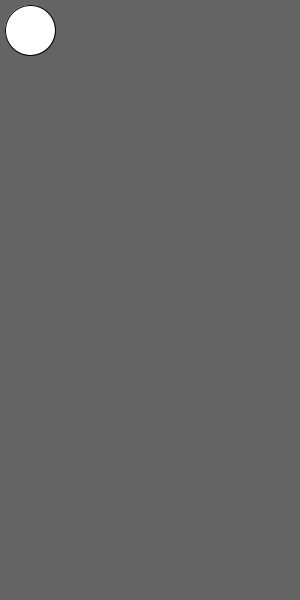
Frame 1 (no input)
Frame 60 (the mouse pressed at the canvas centre just before this capture): identical to frame 1, image omitted
Frame 120 (the mouse held since frame 60 and released just before this capture): blank canvas, image omitted

The Processing sketch that drew this single still picture (run headless with seeded random() and noise(); from frame 60 on, the mouse is pressed at the canvas centre):

// Processing sketch: processing_136960
// ── processing_136960.pde

int dia = 50;
int x = 30;
int y = 30;
int switchState = 0;
int scale = 0;

void setup() {
  size(300,600);
}

void draw(){
  background(100);
 ellipse(x, y, dia, dia); 

 
 if(x > width- dia/2){
   switchState = 1;
   println("switchState = 1");
  
 }
 
 if(x < 0 +dia/2){
   switchState = 0;
   println("switchState = 0");
 }
 scale = int(map(mouseY, 0, height, 1,50));
 if(switchState == 0){
  x= x+ mouseY;
 }else {
  x= x- mouseY;
 }
 }
